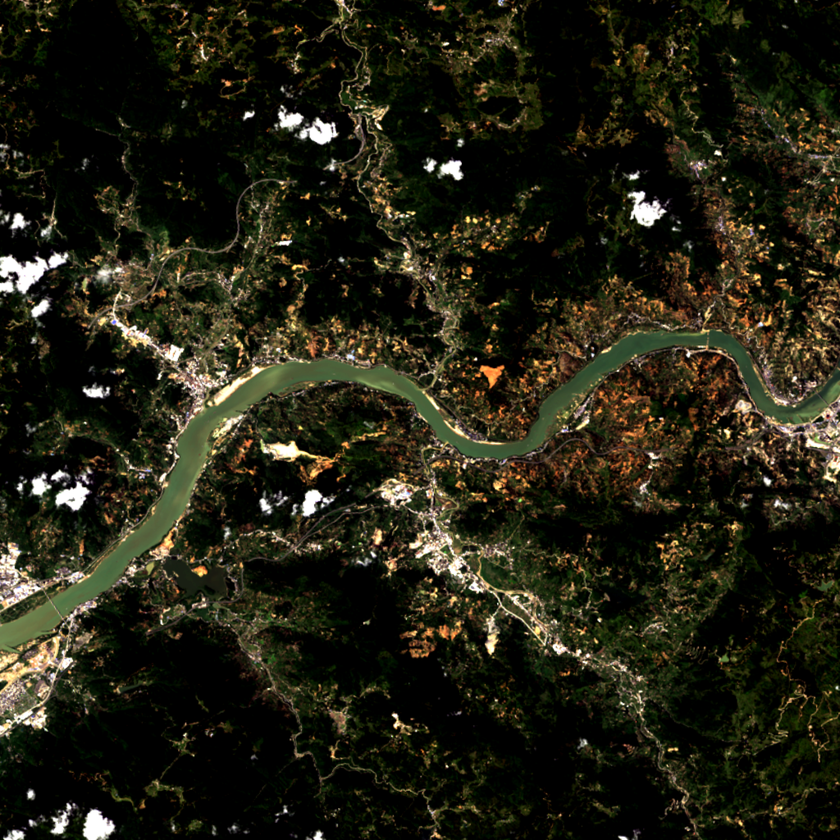
#> input picture ImageCourseDesign/CourseDesignData/dataset-river/train/16_0_4461.png, 840 x 840 px, shrunk from 1024 x 1024 before the run
$ python River_2.py
#> lines starting #> are read from the running program, lines starting #| are printed output that depends on the picture
import numpy as np
import cv2 as cv


# name是打开的图像窗口名，img是图像
def cv_show(name, img):
    cv.imshow(name, img)
    cv.waitKey(0)
    cv.destroyAllWindows()

# Trackbar回调函数


def nothing(x):
    pass


# 读图
img = cv.imread(
    './CourseDesignData/dataset-river/train/16_0_4461.png', cv.IMREAD_GRAYSCALE)
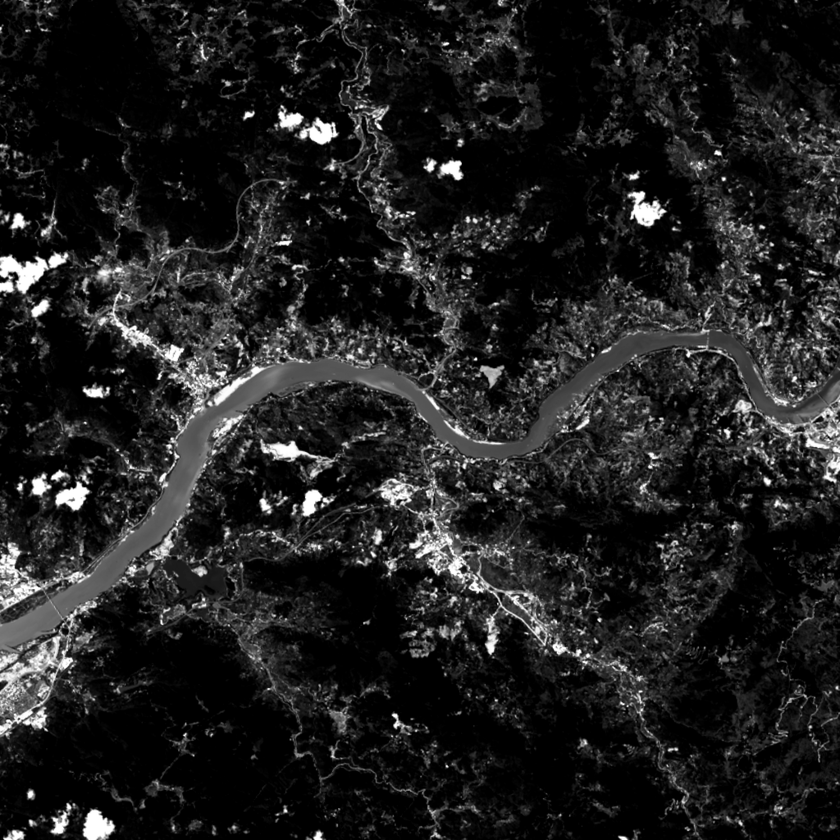
#> img: shape (840, 840); min 0, max 255, mean 31.7

cv.namedWindow('image', cv.WINDOW_AUTOSIZE)
cv.createTrackbar('m', 'image', 0, 255, nothing)
while (1):
    k = cv.waitKey(1) & 0xFF
#> (key Esc is pressed here)
    if k == 27:  # ESC
        break
    # get current positions of trackbar
    m = cv.getTrackbarPos('m', 'image')
    ret, thresh1 = cv.threshold(img, m, 255, cv.THRESH_BINARY)
    cv.imshow('image', thresh1)
cv.destroyAllWindows()

$ run again, with ImageCourseDesign/CourseDesignData/dataset-river/train/15_0_4461.png copied over ImageCourseDesign/CourseDesignData/dataset-river/train/16_0_4461.png
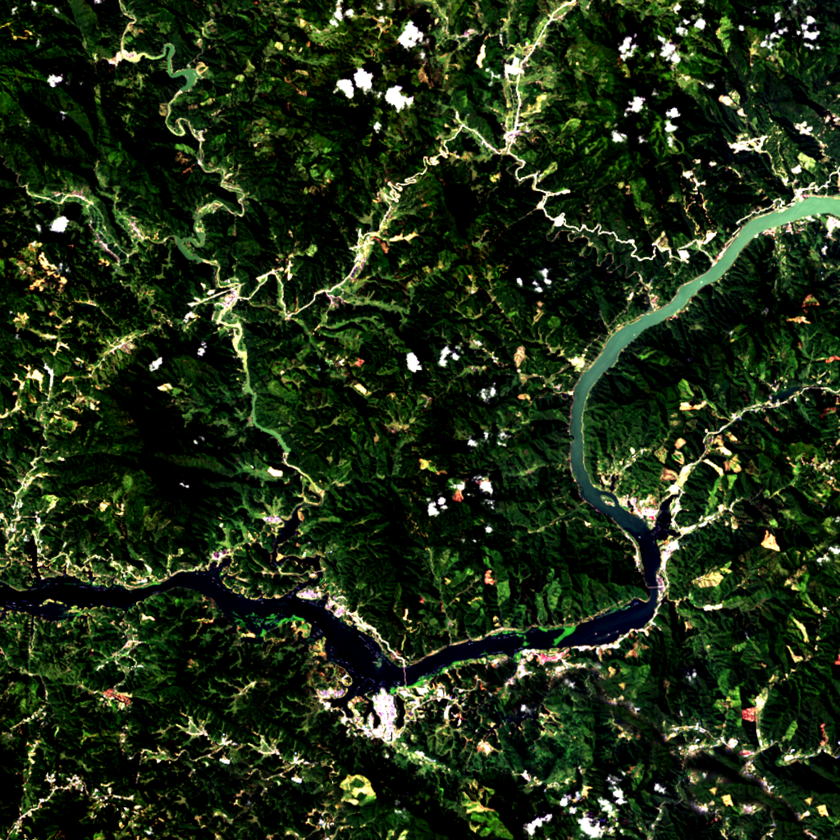
#> input picture ImageCourseDesign/CourseDesignData/dataset-river/train/15_0_4461.png, 840 x 840 px, shrunk from 1024 x 1024 before the run
#> `img = cv.imread( './CourseDesignData/dataset-river/train/16_0_4461.png..`:
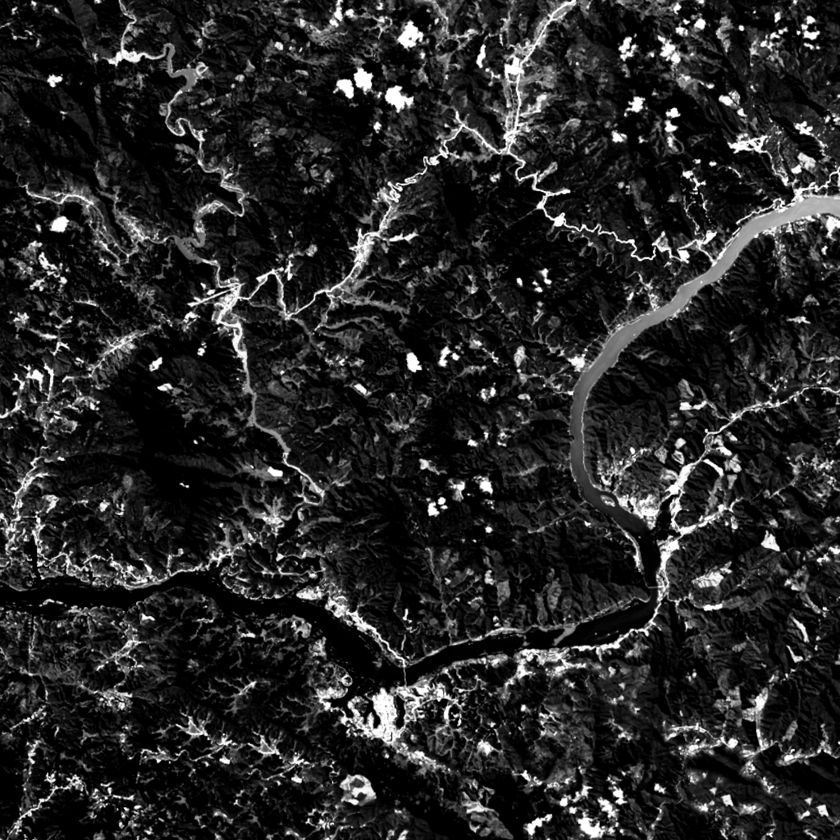
#> img: shape (840, 840); min 0, max 255, mean 38.8

$ run again, with ImageCourseDesign/CourseDesignData/dataset-river/train/37_0_4461.png copied over ImageCourseDesign/CourseDesignData/dataset-river/train/16_0_4461.png
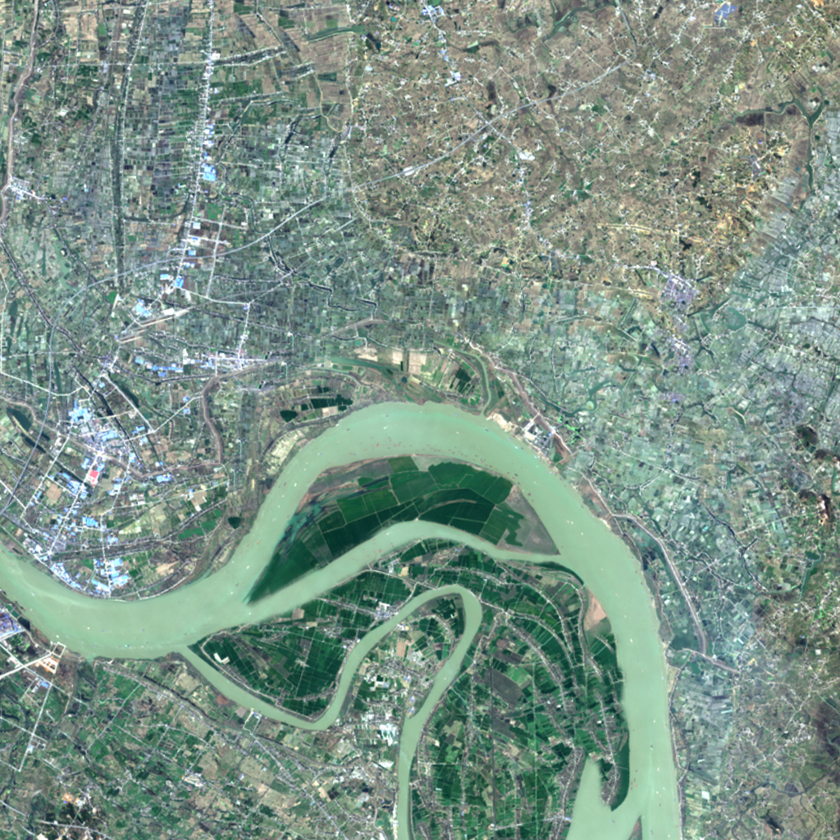
#> input picture ImageCourseDesign/CourseDesignData/dataset-river/train/37_0_4461.png, 840 x 840 px, shrunk from 1024 x 1024 before the run
#> `img = cv.imread( './CourseDesignData/dataset-river/train/16_0_4461.png..`:
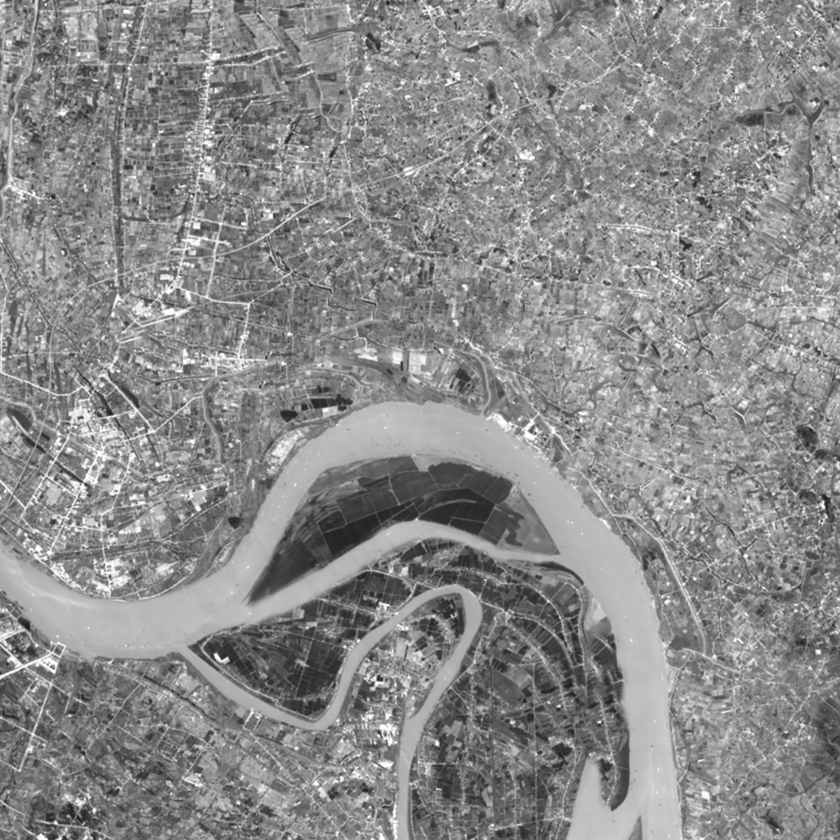
#> img: shape (840, 840); min 22, max 255, mean 138.4

$ run again, with ImageCourseDesign/CourseDesignData/dataset-river/train/39_0_4461.png copied over ImageCourseDesign/CourseDesignData/dataset-river/train/16_0_4461.png
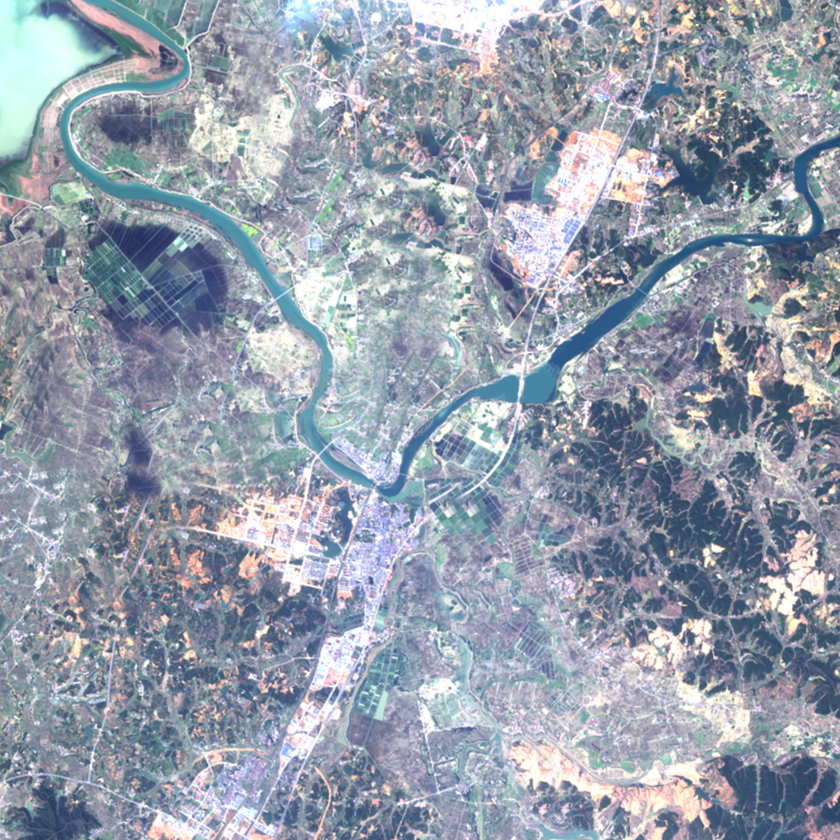
#> input picture ImageCourseDesign/CourseDesignData/dataset-river/train/39_0_4461.png, 840 x 840 px, shrunk from 1024 x 1024 before the run
#> `img = cv.imread( './CourseDesignData/dataset-river/train/16_0_4461.png..`:
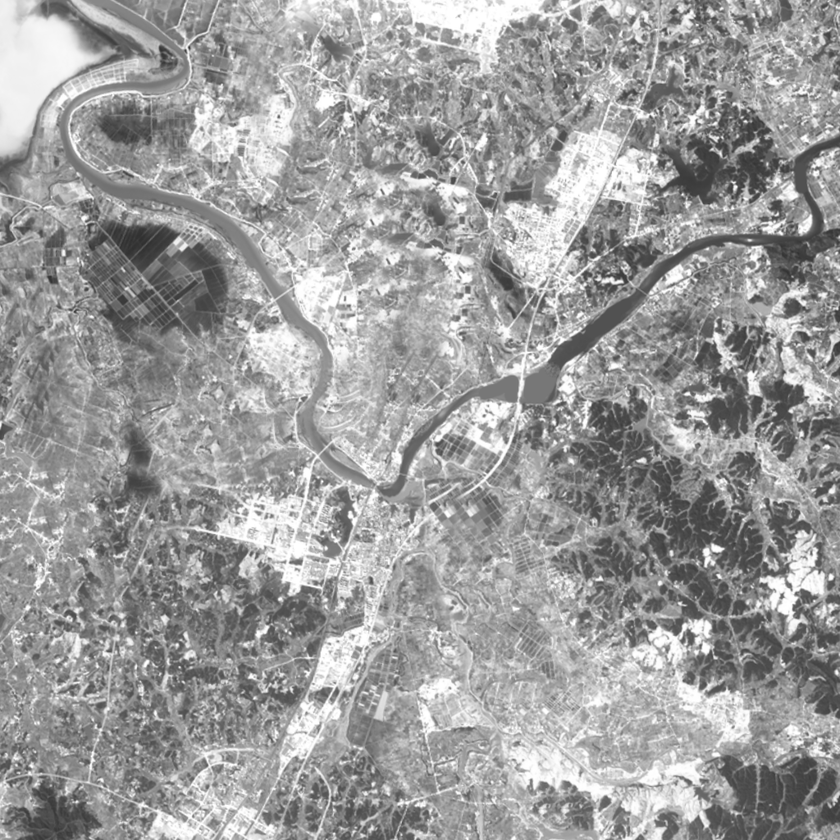
#> img: shape (840, 840); min 47, max 255, mean 157
